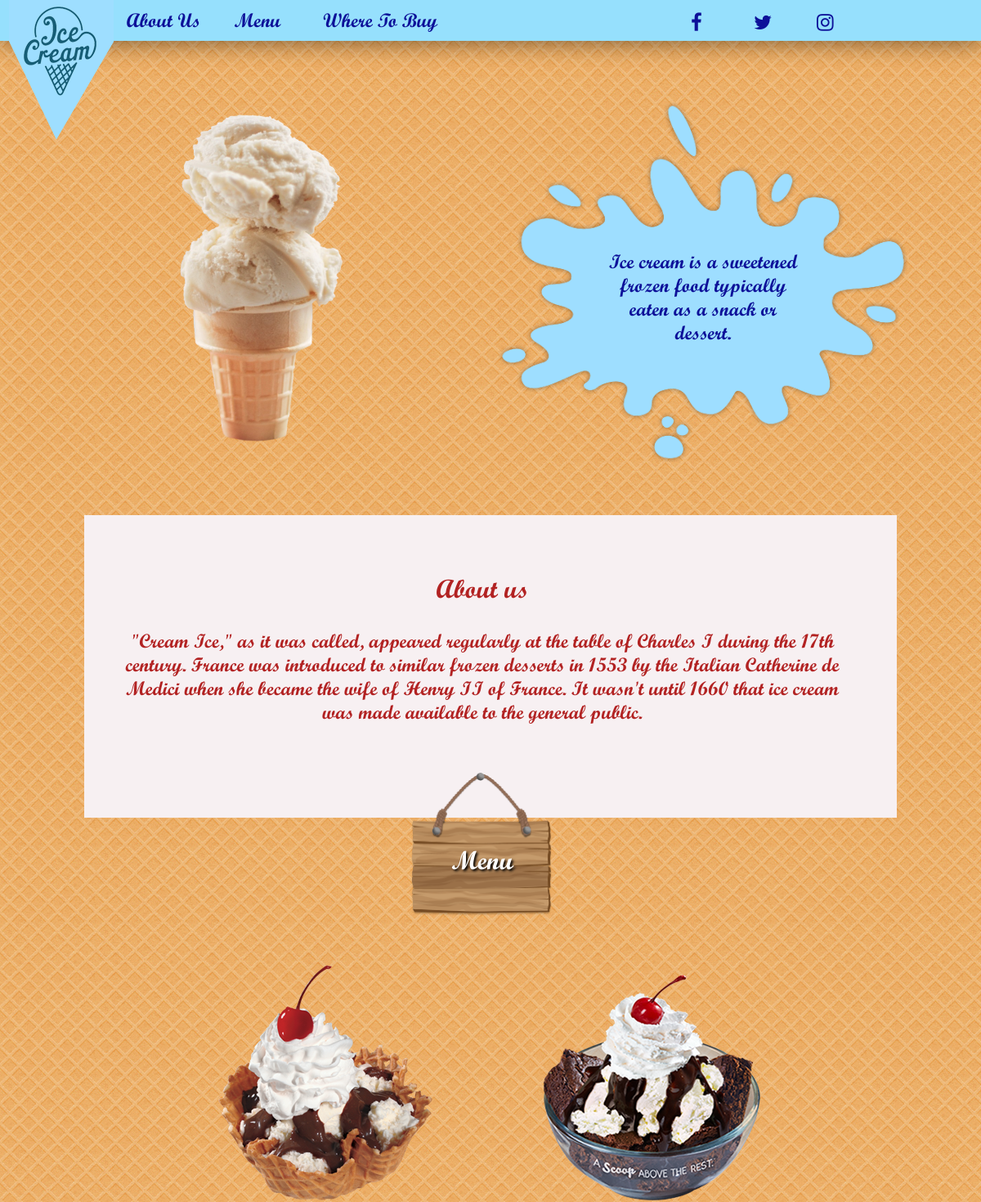
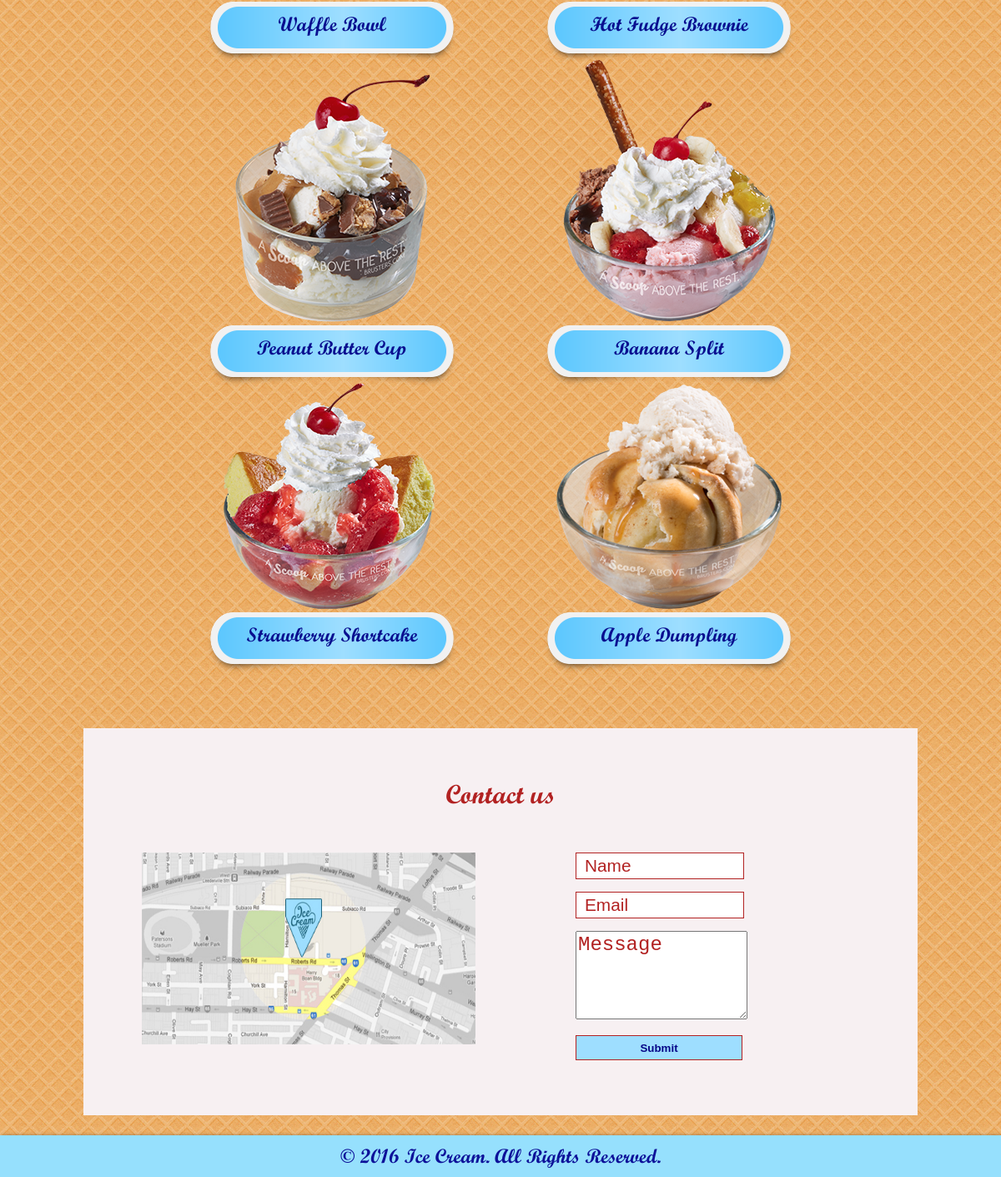
Screenshot of /Responsive/index.php with the database file from the repository (2 pictures, top to bottom).
### tables this page shows
CREATE TABLE `item` (
  `id` int(9) NOT NULL,
  `name` varchar(30) NOT NULL,
  `pic_location` varchar(30) NOT NULL,
  `price` int(9) NOT NULL
);

### Responsive/show_menu.php (the view, shortened to what this page needs)
<!DOCTYPE html>
<html lang="en">
<head>
  <link rel="stylesheet" href="item.css" type="text/css">
</head>
<body>
  <?php
  include("confs/config.php");
  $all_items = mysqli_query($miye, "SELECT * FROM item");
  ?>
  <div class="item">
    <?php
    while ($row = mysqli_fetch_assoc($all_items)) { ?>
      <div class="menu_item">
        <div class="image">
          <?php echo '<img src="./' . $row['pic_location'] . '" alt="./' . $row['name'] . '"."png" />'; ?>
        </div>
        <div class="caption<?php echo $row['id'] ?>" id="caption" onmouseover="displayTooltip(tooltip<?php echo $row['id'] ?> )" onmouseout="hideTooltip(tooltip<?php echo $row['id'] ?>)">
          <div id="text1"><?php echo $row['name']; ?></div>
        </div>
      </div>
    <?php } ?>
  </div>
</body>
</html>

### Responsive/index.php (shortened to what this page needs)
<!DOCTYPE html>
<html lang="en">
<head>
  <link rel="stylesheet" href="mm.css">
  <link rel="stylesheet" href="https://cdnjs.cloudflare.com/ajax/libs/font-awesome/4.7.0/css/font-awesome.min.css">
</head>
<body class="mybody">
  <div class="nav" id="my_nav">
    <a href="#home" class="home"><img src="Images/logo.png" alt="logo.png"></a>
    <a href="#about_us" class="about_us">About Us</a>
    <a href="#ice_menu" class="menu">Menu</a>
    <a href="#contactus" class="where_menu">Where To Buy</a>
    <ul class="social">
      <li><a href="https://www.facebook.com/"><i class="fa fa-facebook" aria-hidden="true"></i></a></li>
      <li><a href="https://twitter.com/explore"><i class="fa fa-twitter" aria-hidden="true"></i></a></li>
      <li><a href="https://www.instagram.com/"><i class="fa fa-instagram" aria-hidden="true"></i></a></li>
    </ul>
  </div>
    <div id="main">
      <div class="column">
        <img src="Images/ice-cream.png" alt="ice image" width="200" height="400">
      </div>
      <div class="splashandtext">
        <div id="text">
          Ice cream is a sweetened <br> frozen food typically <br> eaten as a snack or <br> dessert.
        </div>
      </div>
    </div>
  <div class="about_us" id="about_us">
    <h1>About us</h1>
    <p>
      "Cream Ice," as it was called, appeared regularly at the table of Charles I during the 17th <br>century.
      France was introduced to similar frozen desserts in 1553 by the Italian Catherine de<br> Medici when she
      became the wife of Henry II of France. It wasn't until 1660 that ice cream <br> was made available to
      the general public.
    </p>
    <div class="menuandtext">
      <h1>Menu</h1>
    </div>
  </div>
  <div id="ice_menu">
    <?php include("show_menu.php"); ?>
  </div>
  <div id="contactus">
    <h1>Contact us</h1>
    <div id="form_left">
      <img src="Images/map.jpg" alt="computer icon">
    </div>
    <form method="post" action="">
      <div id="form_right">
        <div class="input_container" id="name_field">
          <input placeholder="Name" type="text" name="uname" id="field_name" class='input_field'>
        </div>
        <div class="input_container" id="email_field">
          <input placeholder="Email" type="email" name="email" id="field_email" class='input_field'>
        </div>
        <div class="message">
          <textarea placeholder="Message" name="message" id="message_field"></textarea>
        </div>
        <div class="submit_container">
          <input type="submit" name="submit" value="Submit" id='input_submit'>
        </div>
      </div>
    </form>
  </div>
  <footer>
    <p>© 2016 Ice Cream. All Rights Reserved. </p>
  </footer>
</body>
</html>

### Responsive/mm.css (style rules this page uses)
body { margin: 0; padding: 0; font-family: 'SCRIPTBL'; background-image: url("Images/wafer.png"); overflow-x: hidden; width: 100%; height: 100%; }
.nav { top: 0; position: fixed; overflow: initial; height: 50px; width: 100%; background-color: rgb(150, 224, 253); font-size: 24px; box-shadow: 1px 1px 30px rgba(0, 0, 0, 0.5); float: left; }
.nav a { display: block; float: left; list-style: none; height: inherit; text-align: center; text-decoration: none; color: rgb(13, 17, 153); height: inherit; line-height: 50px; }
.home { width: 150px; }
.about_us { width: 100px; }
.menu { width: 80px; margin-left: 25px; }
.where_menu { width: 220px; }
.social { float: right; list-style: none; width: 30%; height: inherit; text-align: center; margin-top: 3px; }
.social li { float: left; width: 20.00%; line-height: 50px; margin-left: 5px; }
.column { float: left; width: 23.33%; padding: 20px; margin-left: 200px; }
.splashandtext { height: 500px; margin-top: 120px; padding: 5px; overflow: hidden; color: rgb(13, 17, 153); }
#text { width: 500px; height: 500px; text-align: center; margin: auto; background-repeat: no-repeat; background-image: url("Images/splash.png"); background-size: 100%; font-size: 24px; padding-top: 180px; }
div.about_us { height: 300px; text-align: center; width: fit-content; background-color: rgb(247, 240, 242); color: firebrick; padding: 50px 70px 20px 50px; margin: 0 auto; }
div.about_us h1 { text-align: center; font-weight: normal; }
div.about_us p { margin-top: 30px; font-size: 24px; }
.menuandtext { width: 175px; height: 175px; margin: 0 auto; background-repeat: no-repeat; background-image: url("Images/menu-board.png"); background-size: contain; margin-top: 60px; }
.menuandtext h1 { padding-top: 50%; text-align: center; color: white; text-shadow: 2px 2px 3px black; font-weight: normal; }
#ice_menu { margin-top: 150px; }
div#contactus { width: 1000px; height: 464px; background-color: rgb(247, 240, 242); text-align: center; margin: 0 auto; margin-top: 100px; }
div#contactus h1 { text-align: center; font-weight: normal; color: firebrick; padding: 60px 0px 30px 0px; }
#form_left img { width: 400px; height: 230px; display: flex; justify-content: center; align-items: center; float: left; margin-left: 70px; }
#form_right { width: 400px; text-align: center; float: left; margin-left: 120px; }
.input_container { background-color: white; display: flex; align-items: center; }
#name_field { width: 50%; }
#email_field { width: 50%; margin-top: 15px; }
.input_container, #input_submit { height: 30px; border: 1px solid firebrick; }
.input_field { background-color: inherit; width: 100%; border: none; font-size: 1.3rem; font-weight: 400; padding-left: 10px; color: rgb(9, 9, 105); }
.submit_container { display: flex; align-items: center; }
#input_submit { background-color: #9edeff; font-weight: bold; display: flex; justify-content: center; margin-top: 15px; width: 50%; color: rgb(6, 6, 136); }
.message { align-items: center; width: 50%; margin-top: 15px; }
textarea { width: 100%; min-height: 100px; font-size: 24px; color: rgb(9, 9, 105); }
::placeholder { color: firebrick; opacity: 1; }
footer { width: 100%; height: 50px; background-color: rgb(150, 224, 253); font-size: 24px; box-shadow: 1px 1px 5px rgba(0, 0, 0, 0.5); text-align: center; color: rgb(13, 17, 153); line-height: 50px; }

### Responsive/item.css (style rules this page uses)
.item { margin: auto; text-align: center; }
.menu_item { width: 400px; height: 250px; display: inline-block; }
.image { max-width: 100%; text-align: center; margin-top: 30px; }
#caption { width: 300px; height: 90px; text-align: center; display: inline-block; background-image: url("Images/ice-cream-label.png"); background-repeat: no-repeat; background-size: contain; }
#text1 { color: rgb(9, 14, 143); text-align: center; padding-top: 12px; font-size: 24px; font-weight: normal; width: 100%; height: 60%; }

### rows the page displays
item: pic_location (picture), name "Waffle Bowl"
item: pic_location (picture), name "Hot Fudge Brownie"
item: pic_location (picture), name "Peanut Butter Cup"
item: pic_location (picture), name "Banana Split"
item: pic_location (picture), name "Strawberry Shortcake"
item: shows a picture, name "Apple Dumpling"
